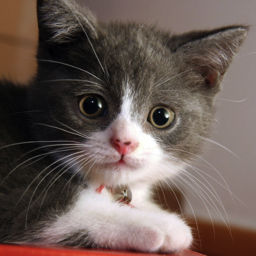
#> input picture SIFT_BoF/data/pattern/cat/1.jpg, 256 x 256 px, given in place of Slide_2.jpg, which was not available
$ python sift_bow.py   (Python 2 division)
#> lines starting #> are read from the running program, lines starting #| are printed output that depends on the picture; pictures that were not available may be replaced by others from this repository, and a replacement may not be noted
#> further down, img is the input picture: shape (256, 256, 3); mean B, G, R 85.5, 91.6, 107
#!/usr/bin/python
# -*- coding: utf-8 -*-

import numpy as np
import matplotlib.pyplot as plt
import random
import cv2
import math

import img_preprocessing

def euclDistance(vector1, vector2):
    return sum(abs(vector2 - vector1))

def initCentroids(dataSet, k):
    numSamples, dim = dataSet.shape #　numSamples=2493, dim=128
    centroids = np.zeros((k + 1, dim))
    s = set()
    for i in range(1, k + 1):
        while True:
            index = int(random.uniform(0, numSamples))
            if index not in s:
                s.add(index)
                break
        # index = int(random.uniform(0, 2))
        # print "random index:"
        # print index
        centroids[i, :] = dataSet[index, :]
    return centroids

def kmeans(img, k):
    #　initiate SIFT detector
#> called with k = 50
    sift = cv2.xfeatures2d.SIFT_create()
    gray= cv2.cvtColor(img,cv2.COLOR_BGR2GRAY)
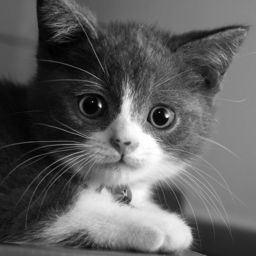
#> gray: shape (256, 256); min 0, max 255, mean 95.5
    # find the keypoint and descriptors with SIFT
    kp, dataSet = sift.detectAndCompute(gray,None)
#> kp = 263 keypoints; strongest (x, y, size): (100, 105, 2.2), (167, 116, 2.3), (167, 197, 19.5), (176, 231, 20)
    pic = cv2.drawKeypoints(gray, kp, img)
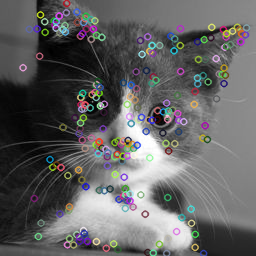
#> pic: shape (256, 256, 3); mean B, G, R 98.4, 98.1, 98.3
    print pic
#> (printed output is left out)
    print 'Hold On'
    print kp
#> (printed output is left out)
    print dataSet.shape,
    cv2.imwrite('sift_keypoints.jpg', pic)
    # print(dataSet.shape[0],dataSet.shape[1]) #　(2493, 128)
    numSamples = dataSet.shape[0] #　2493
#> numSamples = 263
    clusterAssment = np.mat(np.zeros((numSamples, 2)))
    for i in xrange(numSamples):
        clusterAssment[i, 0] = -1
    clusterChanged = True
    centroids = initCentroids(dataSet, k)
#> after the loop in initCentroids, `for i in range(1, k + 1):`:
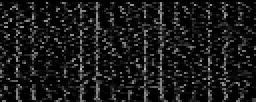
#> centroids: shape (51, 128) float64 (shown 2 times larger); min 0, max 187, mean 24.9
#> after the loop in initCentroids, `for i in range(1, k + 1):`: s = 50 items
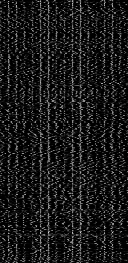
#> dataSet: shape (263, 128) float32; min 0, max 212, mean 25.5
    while clusterChanged:
        clusterChanged = False
        for i in xrange(numSamples):
            minDist = 100000.0
            minIndex = 0
            for j in range(1, k + 1):
                distance = euclDistance(centroids[j, :], dataSet[i, :])
                if distance < minDist:
                    minDist = distance
                    minIndex = j
            if clusterAssment[i, 0] != minIndex:
                clusterChanged = True
                clusterAssment[i, :] = minIndex, minDist
            else:
                clusterAssment[i, 1] = minDist
        # print "clusterAssment before:"
        # print clusterAssment
        for j in range(1, k + 1):
            pointsInCluster = dataSet[np.nonzero(clusterAssment[:, 0].A == j)[0]]
            centroids[j, :] = np.mean(pointsInCluster, axis=0)
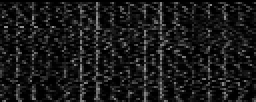
#> centroids: shape (51, 128) float64 (shown 2 times larger); min 0, max 159.8, mean 25.4
#> after the loop, clusterAssment = 263 pairs, first value 1 to 50, second value 0 to 3041.2
            # print centroids.shape

    print 'Congratulations, cluster complete!'
    print centroids
    return centroids, clusterAssment

img = cv2.imread("/home/iair002/Downloads/Slide_2.jpg")


print "step 2: clustering..."
k = 50
centroids, clusterAssment = kmeans(img, k)
result = np.zeros((k), dtype=np.int16)
for i in range(clusterAssment.shape[0]):
    categories = int(clusterAssment[i,0]-1)
    # print categories
    result[[categories]] += 1
#> this loop made 263 passes
#> categories on passes 1 to 3: 38, 28, 30
#> after the loop, result = 50 values, max 18 at index 47, min 1 at index 12, mean 5.26
print result

x = xrange(0, 50)
y = result
#> y has the same summary as result
plt.plot(x, y)
plt.show()
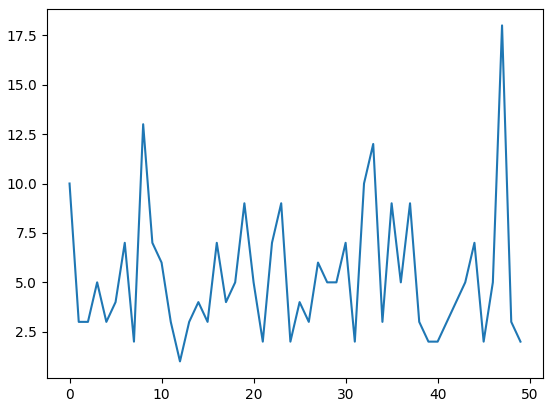
#> figure drawn by matplotlib, 1 panel; curve peaks at x = 47, y = 18

$ run again, on SIFT_BoF/data/pattern/cat/gray/1.jpg
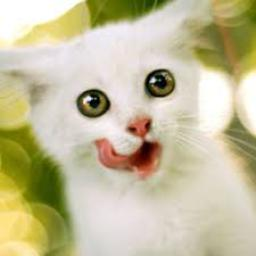
#> input picture SIFT_BoF/data/pattern/cat/gray/1.jpg, 256 x 256 px, given in place of Slide_2.jpg, which was not available
#> img is the input picture: shape (256, 256, 3); mean B, G, R 155.2, 189.5, 196.9
#> kp = 81 keypoints; strongest (x, y, size): (153, 80, 3.5), (159, 84, 19.7), (95, 103, 20), (88, 98, 4)
#> (printed output is left out)
#> (printed output is left out)
#| (81, 128)
#> after the loop in initCentroids, `for i in range(1, k + 1):`: s = 50 items
#> in kmeans, `centroids = initCentroids(dataSet, k)`:
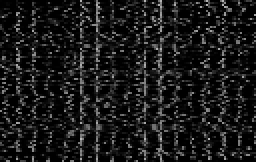
#> dataSet: shape (81, 128) float32 (shown 2 times larger); min 0, max 186, mean 25.1
#> the loop in kmeans, `while clusterChanged:` made 2 passes
#> after the loop in kmeans, `while clusterChanged:`: clusterAssment = 81 pairs, first value 1 to 50, second value 0 to 2626
#> (printed output is left out)
#> the loop `for i in range(clusterAssment.shape[0]):` made 81 passes
#> categories on passes 1 to 8: 31, 27, 31, 38, 13, 8, 38, 47
#> after the loop `for i in range(clusterAssment.shape[0]):`: result = 50 values, max 4 at index 1, min 1 at index 0, mean 1.62
#| [1 4 1 1 3 1 1 2 2 2 1 1 1 2 1 2 1 3 2 1 1 2 1 1 1 1 1 2 1 1 2 3 1 2 3 2 2
#|  1 4 1 1 1 1 1 1 3 2 2 1 2]
#> y has the same summary as result
#> `plt.show()`:
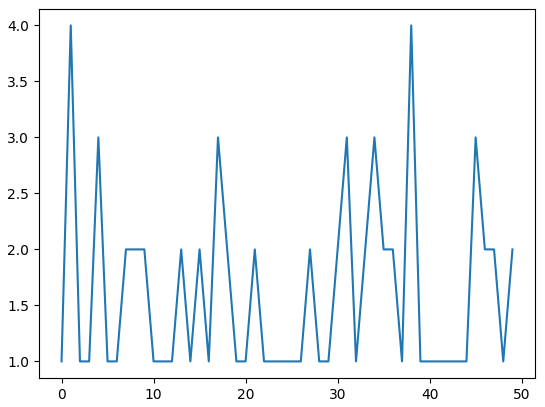
#> figure drawn by matplotlib, 1 panel; curve peaks at x = 1, y = 4

$ run again, on SIFT_BoF/data/pattern/dog/1.jpeg
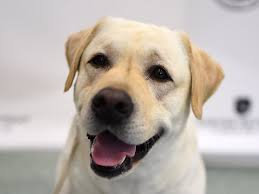
#> input picture SIFT_BoF/data/pattern/dog/1.jpeg, 259 x 194 px, given in place of Slide_2.jpg, which was not available
#> img is the input picture: shape (194, 259, 3); mean B, G, R 169.5, 176.6, 185.8
#> kp = 120 keypoints; strongest (x, y, size): (158, 73, 14.4), (101, 61, 12.5), (242, 105, 10.7), (109, 115, 32.5)
#> (printed output is left out)
#> (printed output is left out)
#| (120, 128)
#> after the loop in initCentroids, `for i in range(1, k + 1):`: s = 50 items
#> in kmeans, `centroids = initCentroids(dataSet, k)`:
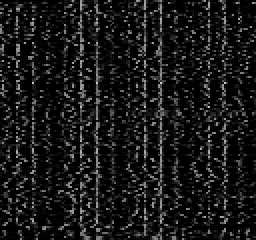
#> dataSet: shape (120, 128) float32 (shown 2 times larger); min 0, max 204, mean 23.9
#> after the loop in kmeans, `while clusterChanged:`: clusterAssment = 120 pairs, first value 1 to 50, second value 0 to 2305.2
#> (printed output is left out)
#> the loop `for i in range(clusterAssment.shape[0]):` made 120 passes
#> categories on passes 1 to 8: 35, 30, 44, 44, 44, 4, 2, 12
#> after the loop `for i in range(clusterAssment.shape[0]):`: result = 50 values, max 9 at index 14, min 1 at index 1, mean 2.4
#| [2 1 3 2 3 1 1 2 1 3 2 2 2 4 9 1 1 3 2 1 2 8 1 1 1 2 4 5 4 3 1 1 4 1 3 1 1
#|  1 1 3 1 6 2 2 6 3 2 1 2 1]
#> y has the same summary as result
#> `plt.show()`:
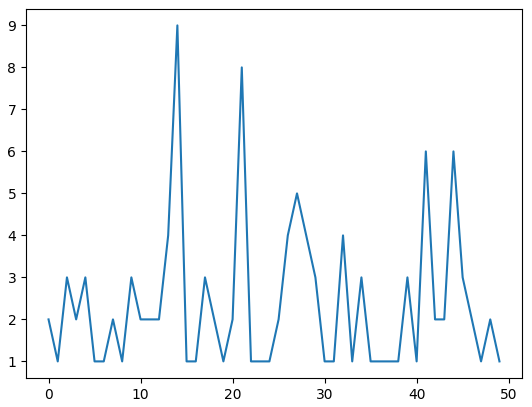
#> figure drawn by matplotlib, 1 panel; curve peaks at x = 14, y = 9
